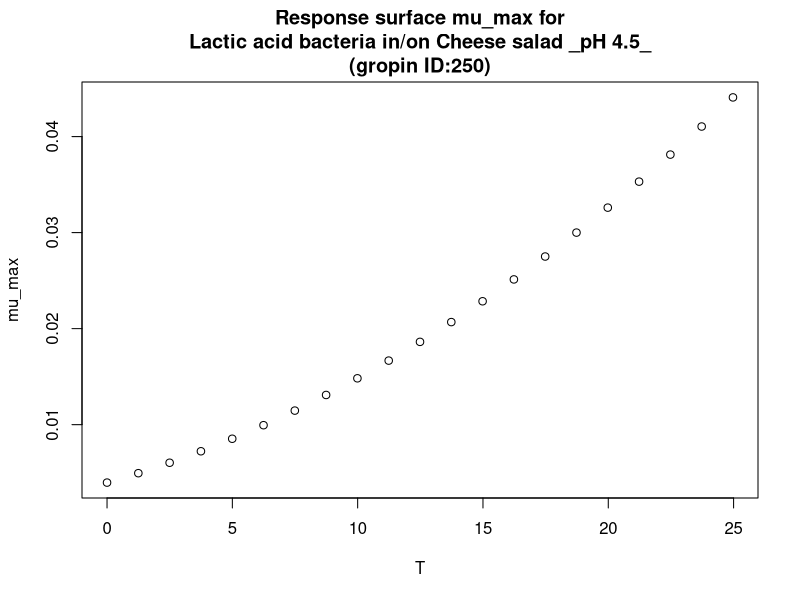

Write R code to recreate this figure.
#############################
# start of Parameter script
#############################
T <- seq(0,24.975024975025,length.out=21)
#############################
# end of Parameter script
#############################
############################# 
# start of Model script Gropin ID 250 
#############################
 
# constant coefficients for this model
a <- 0.019
Tmin <- -10.7
 
variables <- data.frame(T)
argumentsPar <- expand.grid(variables)
 
# heart of the model
response_surface <- function(T) {
   mumax <-2.302585*(a*(T-Tmin))^2/24

return(mumax=mumax)
} 

# output parameters
mumax <- cbind(argumentsPar,response_surface(argumentsPar['T']))
colnames(mumax) <- c(colnames(argumentsPar),'mumax')
#############################
# End of Model script
#############################
############################# 
# start of Visualisation script Gropin ID 250 
#############################
plot(T,mumax$mumax,
                          xlab='T',
                          ylab='mu_max',main='Response surface mu_max for
Lactic acid bacteria in/on Cheese salad _pH 4.5_
(gropin ID:250)')
#############################
# End of Visualisation script
#############################
